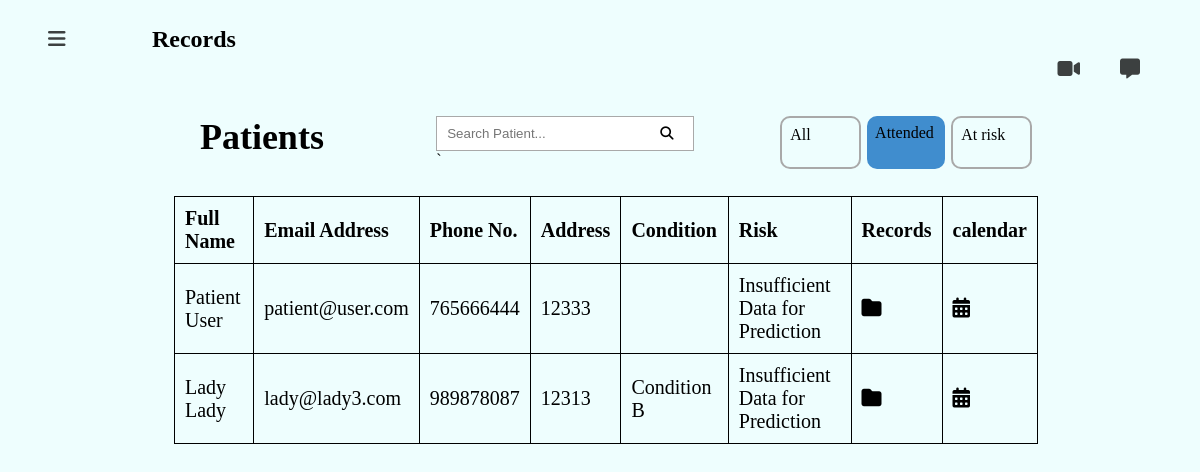
The page /patient-records.php?a=d (signed in) on the database its author committed.
### tables this page shows
CREATE TABLE `regpatients` (
  `id` int(11) NOT NULL,
  `firstName` varchar(50) NOT NULL,
  `lastName` varchar(50) NOT NULL,
  `emailAddress` varchar(50) NOT NULL,
  `institution` varchar(100) NOT NULL,
  `password` text DEFAULT NULL,
  `illness` varchar(200) NOT NULL,
  `address` varchar(200) NOT NULL,
  `age` int(11) NOT NULL,
  `gender` varchar(10) NOT NULL,
  `phoneNumber` varchar(12) NOT NULL,
  `status` int(11) NOT NULL,
  `profilePhoto` blob NOT NULL,
  `date_registered` datetime NOT NULL DEFAULT current_timestamp(),
  `date_updated` datetime NOT NULL DEFAULT current_timestamp() ON UPDATE current_timestamp()
);

### risk-prediction.php (called while the page is built, shortened)
<?php
include_once 'conn.php';
$userID = $_SESSION['id'];
for ($i = 0; $i < 7; $i++) {
    $sleepTableName = 'patientsleeplog';
    $mealsTableName = 'patientsmeallog';
    $exerciseTableName = 'patientsexerciselog';
    $sleepData = array();
    $mealsData = array();
    $exerciseData = array();
    $riskLevels = array();
    fetchDataForDay($conn, $userID, $sleepTableName, $sleepData, $mealsData, $exerciseData, $riskLevels, $i);
    fetchDataForDay($conn, $userID, $mealsTableName, $sleepData, $mealsData, $exerciseData, $riskLevels, $i);
    fetchDataForDay($conn, $userID, $exerciseTableName, $sleepData, $mealsData, $exerciseData, $riskLevels, $i);
    if (count($riskLevels) > 0) {
        $samples = [];
        foreach ($riskLevels as $key => $value) {
            $samples[] = [$sleepData[$key], $mealsData[$key], $exerciseData[$key]];
        }
        $labels = $riskLevels;
        $classifier = new KNearestNeighbors();
        $classifier->train($samples, $labels);
        $latestData = [$sleepData[count($riskLevels) - 1], $mealsData[count($riskLevels) - 1], $exerciseData[count($riskLevels) - 1]];
        $predictedRiskLevel = $classifier->predict($latestData);
    } else {
        $predictedRiskLevel = 3;
    }
}
?>

### patient-records.php (the view, shortened to what this page needs)
<!DOCTYPE html>
<html lang="en">
<head>
    <link rel="stylesheet" href="style.css">
</head>
<body class="profileBody" id="patient-records" >
    <div class="header">
        <?php include_once 'notif-menu.php';?>
    </div>
    <div class="mainBody" id="patient-records-section">
        <section class="main-section" id="patient-records-main-section">
        <div class="records-header">
            <h2>Patients</h2>
            <div class="search-bar" style="width:100%;display:flex;flex-direction:column;">
                <form action = "" method = "GET" class = "form-inline" style="width:100%">
                    <input id="search" name = "keyword" type = "text" placeholder = "Search Patient..." class = "form-control" value = "<?php echo isset($_POST['keyword'])?$_POST['keyword']:''?>"/>
                    <button class="search-btn" type="submit" name = "search"><i class="fa fa-search"></i></button>
                </form>
        `   </div>
            <div class="search-indicators">
                <span id="all-indicator" onclick="sort('all')">All</span>
                <span id="attended-indicator" onclick="sort('my-dosage')">Attended</span>
                <span id="atRisk-indicator" onclick="sort('at-risk')">At risk</span>
            </div>
        </div>
        <table>
        <?php
            $username = $_SESSION['username'];
            $id = $_SESSION['id'];
            $institution = '';
            $records = '';
            if($_SESSION['category'] == 'doctor'){
                $institutionName = mysqli_query($conn,"SELECT institution FROM regDoctors where id='$id'");
                if (mysqli_num_rows($institutionName) > 0) {
                    $i=0;
                    while($result = mysqli_fetch_array($institutionName)) {
                        $institution .= $result['institution'];
                    }
                    $i++;
                }
                $records = "SELECT * FROM regPatients where institution='$institution'";
            }
            else{
            $records = "SELECT * FROM regPatients where institution='$username'";
            }
        if(isset($_GET['a'])){
            if($_GET['a'] == 'l'){
                echo '
                <style>
                    #all-indicator{
                        background-color:#408DCE;
                        border: none;
                    }
                </style>
                ';
                $records = "SELECT * FROM regPatients where institution='$username'";
            }else if($_GET['a'] == 'd'){
                $records = "SELECT * FROM regPatients where id in (SELECT patientID FROM appointments WHERE doctorID = '$id')";
            }
        }
        $stmt3 = mysqli_query($conn, $records);
        if (mysqli_num_rows($stmt3) > 0) {
        ?>
        <tr >
            <th>Full Name</th>
            <th>Email Address</th>
            <th>Phone No.</th>
            <th>Address</th>
            <th>Condition</th>
            <th>Risk</th>
            <th>Records</th>
            <th>calendar</th>
        </tr>
    <?php
        include 'risk-prediction.php';
        while($result = mysqli_fetch_array($stmt3)) {
        ?>
        <tr id="<?php echo $result['id']?>">
            <td><?php echo $result['firstName'].' '.$result['lastName']?></td>
            <td><?php echo $result['emailAddress']?></td>
            <td><?php echo $result['phoneNumber']?></td>
            <td><?php echo $result['address']?></td>
            <td><?php $illness =  explode('*',$result['illness']); for($i=0; $i<count($illness); $i++){echo $illness[$i]. ' ';}?></td>
            <td><?php
                $status =$predictedRiskLevel;
            switch ($status) {
                case 3:
                    echo "Insufficient Data for Prediction";
            }
             ?></td>
            <td onclick="toSinglePatientRecords(<?php echo $result['id']?>)"><i class="fa-solid fa-folder"></i></td>
            <td onclick="toPatientCalendar(<?php echo $result['id']?>)"><i class="fa fa-calendar"></i></td>
        </tr>
        <?php
        }
    }else{
        '<tr>There are no records of patients matching your selected criteria</tr>';
    }
        ?>
        </table>
        </section>
    </div>
</body>
</html>

### style.css (style rules this page uses)
* { box-sizing: border-box; }
.home, .reg-body, .dash-body, .profileBody, .privacy-policy-body { display: flex; flex-direction: column; background-color: rgba(190, 252, 254, 0.25); margin: 0; }
.privacy-policy-body h1, h2 { margin:3%; }
.mainBody, #editProfileSection, #doctor-records-section { display: flex; flex-direction: row; }
.mainBody section { width: 90%; }
.main-section { margin-left: 10%; }
.header { margin-left: 4%; margin-top: 1.5%; display: flex; flex-direction: row; justify-content: space-between; }
.search-bar { position: relative; border-radius: 5px; width: 100%; }
.search-bar form { display: flex; flex-direction: row; background-color: white; border: 1px solid darkgray; width: 100%; padding: 0.5em; }
.search-bar form input { background: transparent; border: none; width: 85%; }
.search-bar form button { background: transparent; border: none; width: 15%; }
#doctor-records-section section,#patient-records-section section, #dash-body section { display: flex; flex-direction: column; margin-top: 1.25%; }
#doctor-records-section table, #patient-records-section table { width: 80%; margin-left: 5%; font-size: 1.25em; border-collapse: collapse; }
.records-header { margin-left: 5%; padding: 0; }
#doctor-records-section tr, #patient-records-section tr { width: 100%; }
td,th { padding: 0.5em; }
table, th, td { border: 1px solid; text-align: left; border-collapse: collapse; }
.records-header { width: 80%; margin-bottom: 2.5%; display:flex; flex-direction:row; justify-content: space-between; }
.records-header h2 { font-size: 2.25em; width: auto; margin-block-end: 0; margin-block-start: 0em; }
.records-header span { margin-right: 2.5%; font-size: 1.25em; background: transparent; width: 10%; }
.records-header div { width: 100%; margin-left: 10%; display:flex; flex-direction:row; }
.records-header div span { width: 80%; padding: 0.5em; border: 2px solid darkgray; font-size: 1em; border-radius: 10px; }

### patient-records.php (style rules this page uses)
#attended-indicator { background-color:#408DCE; border: none; }

### rows shown on the page
regpatients: firstName "Patient", lastName "User", emailAddress "patient@user.com", phoneNumber "765666444", address "12333"
regpatients: firstName "Lady", lastName "Lady", emailAddress "lady@lady3.com", phoneNumber "989878087", address "12313", illness "Condition B"

### other values the page prints
headerName() "Records"
